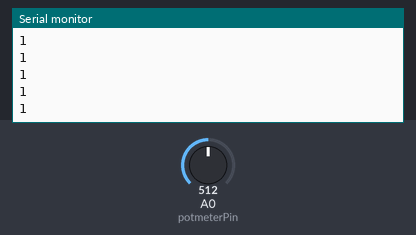
Bench run of a sketch on a simulated Arduino Uno, built with avr-gcc and run on an emulated ATmega328P. Parts: the last lines printed to the serial monitor. Inputs (shaded band) come from the test bench; at power-on: A0 (potmeterPin) = 512.

Above: at 1.2 s.
1.3 s: A0 (potmeterPin) set to 716
At 1.31 s:
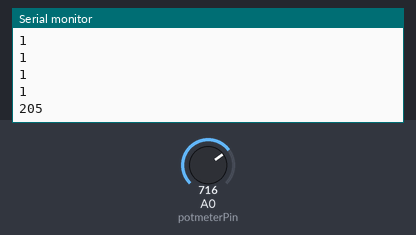
2.8 s: A0 (potmeterPin) set to 900
At 2.81 s:
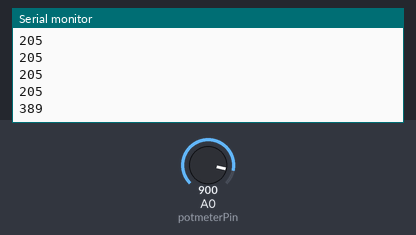
Timing chart, 0 to 5.8 s (numbered marks = the images above; inputs shaded):
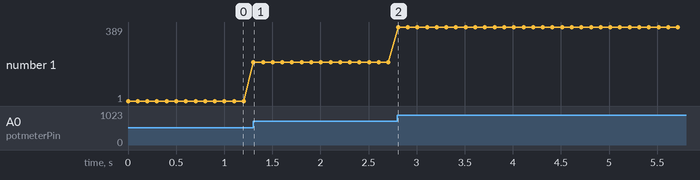

Measured:
- after the input at 1.3 s, the serial monitor: prints a new line at once (image 1)
- after the input at 2.8 s, the serial monitor: prints a new line at once (image 2)
- plotted number 1: 1 → 205 after the input at 1.3 s, 205 → 389 after the input at 2.8 s

The sketch:

schuif-potmeter-uitdaging.ino
```cpp
// (licence header left out)
int potmeterPin = A0;              // Schuif potmeter pin op A0
int potmeterVal = 0;               // Waarde van potmeter

void setup() {
  Serial.begin(9600);              // Stel de seriële monitor in
}

// Herhaal oneindig
void loop() {

  potmeterVal = analogRead(potmeterPin);    // Lees de analoge waarde van de Schuif potmeter

  // Het totale bereik is 1024 stappen: 0 t/m 1023
  // In de opdracht vraag ik je van 512 t/m -512 te maken
  // Dit zijn 1025 stappen: 2 x 512 = 1024, en dan nog 1 stap voor de 0
  // Daarom moeten we controleren of het getal groter is dan 0
  // Als dit zo is dan tellen we er 1 bij op om zo op 512 uit te komen
  // in plaats van 511
  if (potmeterVal > 0) {
    potmeterVal++;
  }

  Serial.println(potmeterVal - 512);        // Toon de waarde in de seriële monitor

  delay(100);                               // Pauzeer 100ms

}
```
